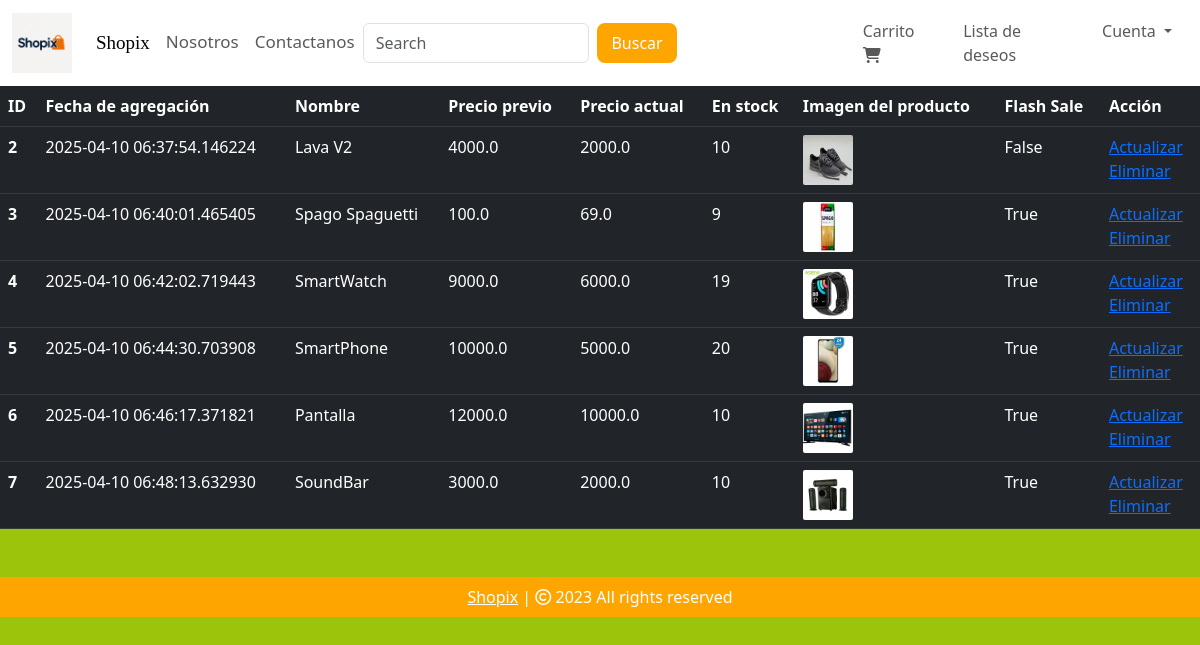
Page /shop-items (signed in) on the committed database.
### website/models.py (models this page shows, shortened)
class Producto(db.Model):
    id = db.Column(db.Integer, primary_key=True)
    nombre_producto = db.Column(db.String(100), nullable=False)
    precio_actual = db.Column(db.Float, nullable=False)
    precio_previo = db.Column(db.Float, nullable=False)
    en_stock = db.Column(db.Integer, nullable=False)
    imagen_producto = db.Column(db.String(1000), nullable=False)
    flash_sale = db.Column(db.Boolean, default=False)
    fecha_agregacion = db.Column(db.DateTime, default=datetime.utcnow)
    carritos = db.relationship('Carrito', backref=db.backref('producto', lazy=True))
    ordenes = db.relationship('Orden', backref=db.backref('producto', lazy=True))

### website/admin.py (the view)
@admin.route('/shop-items', methods=['GET', 'POST'])
@login_required
def shop_items():
    if current_user.id == 1:
      items = Producto.query.order_by(Producto.fecha_agregacion).all()
      return render_template('shop_items.html', items=items)
    return render_template('404.html')

### website/__init__.py (called while the page is built)
def create_app():
    app = Flask(__name__)
    app.config['SECRET_KEY'] = 'esto es una cadena de caracteres'
    app.config['SQLALCHEMY_DATABASE_URI'] = 'mysql+pymysql://root:admin1234@127.0.0.1:3307/Shopix'
    db.init_app(app)
    @app.errorhandler(404)
    def page_not_found(error):
        return render_template('404.html')
    login_manager = LoginManager()
    login_manager.init_app(app)
    login_manager.login_view = 'auth.login'
    @login_manager.user_loader
    def load_user(id):
        return Cliente.query.get(int(id))
    from .views import views
    from .auth import auth
    from .admin import admin
    app.register_blueprint(views, url_prefix='/')
    app.register_blueprint(auth)
    app.register_blueprint(admin, url_prefix='/')
    from .models import Cliente, Producto, Carrito, Orden
    return app

### website/templates/shop_items.html (shortened to what this page needs)
{% extends 'base.html' %}
{% block body %}
{% if items | length < 1 %}
<h3 style="color: white;">No shop items</h3>
{% else %}
<table class="table table-dark table-hover">
    <thead>
        <tr>
            <th scope="col">ID</th>
            <th scope="col">Fecha de agregación</th>
            <th scope="col">Nombre</th>
            <th scope="col">Precio previo</th>
            <th scope="col">Precio actual</th>
            <th scope="col">En stock</th>
            <th scope="col">Imagen del producto</th>
            <th scope="col">Flash Sale</th>
            <th scope="col">Acción</th>
        </tr>
    </thead>
    <tbody>
       {% for item in items %}
       <tr>
           <th scope="row">{{item.id}}</th>
           <td>{{ item.fecha_agregacion }}</td>
           <td>{{ item.nombre_producto }}</td>
           <td>{{ item.precio_previo }}</td>
           <td>{{ item.precio_actual }}</td>
           <td>{{ item.en_stock }}</td>
           <td><img src="{{ item.imagen_producto }}" alt="" style="height: 50px; width: 50px; border-radius: 2px;"></td>
           <td>{{ item.flash_sale }}</td>
           <td>
                <a href="/update-item/{{item.id}}">Actualizar</a>
                <br>
                <a href="/delete-item/{{ item.id }}">Eliminar</a>
           </td>
       </tr>
       {% endfor %}
    </tbody>
</table>
{% endif %}
{% endblock %}

### rows in the picture
Producto: id "2", fecha_agregacion "2025-04-10 06:37:54.146224", nombre_producto "Lava V2", precio_previo "4000.0", precio_actual "2000.0", en_stock "10", imagen_producto (picture), flash_sale "False"
Producto: id "3", fecha_agregacion "2025-04-10 06:40:01.465405", nombre_producto "Spago Spaguetti", precio_previo "100.0", precio_actual "69.0", en_stock "9", imagen_producto (picture), flash_sale "True"
Producto: id "4", fecha_agregacion "2025-04-10 06:42:02.719443", nombre_producto "SmartWatch", precio_previo "9000.0", precio_actual "6000.0", en_stock "19", imagen_producto (picture), flash_sale "True"
Producto: id "5", fecha_agregacion "2025-04-10 06:44:30.703908", nombre_producto "SmartPhone", precio_previo "10000.0", precio_actual "5000.0", en_stock "20", imagen_producto (picture), flash_sale "True"
Producto: id "6", fecha_agregacion "2025-04-10 06:46:17.371821", nombre_producto "Pantalla", precio_previo "12000.0", precio_actual "10000.0", en_stock "10", imagen_producto (picture), flash_sale "True"
Producto: id "7", fecha_agregacion "2025-04-10 06:48:13.632930", nombre_producto "SoundBar", precio_previo "3000.0", precio_actual "2000.0", en_stock "10", imagen_producto (picture), flash_sale "True"
